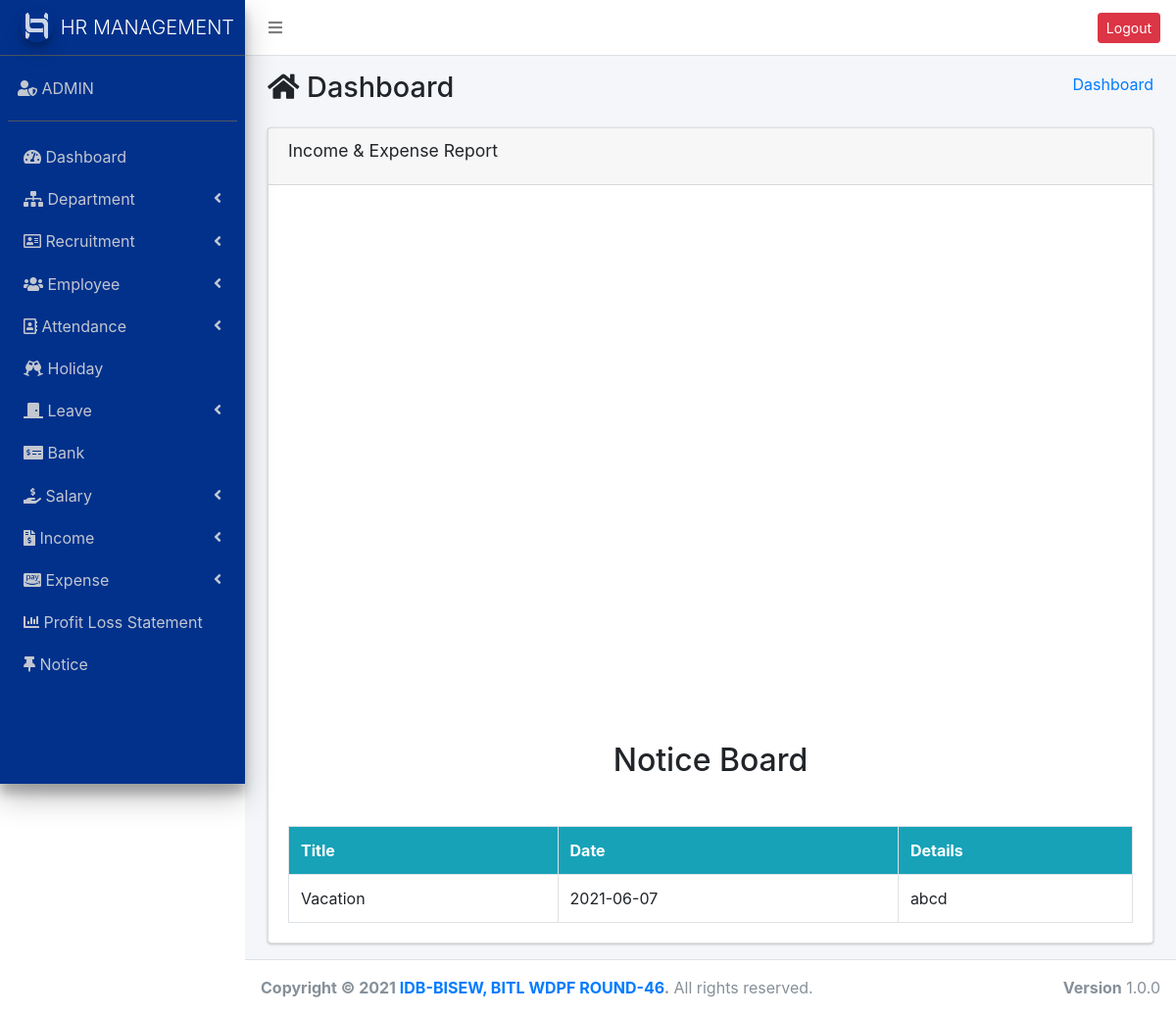
/dashboard.php (signed in), run on the app's committed database.
### tables this page shows
CREATE TABLE `notice` (
  `id` int(11) NOT NULL,
  `title` varchar(255) NOT NULL,
  `date` date NOT NULL,
  `details` text NOT NULL
);

### dashboard.php (the view, shortened to what this page needs)
<?php
require_once("header.php");
require_once("sidebar.php"); ?>
<section class="content-header">
  <div class="container-fluid">
    <div class="row mb-2">
      <div class="col-sm-6">
        <h1> <i class="fas fa-home"></i> Dashboard</h1>
      </div>
      <div class="col-sm-6">
        <ol class="breadcrumb float-sm-right">
          <li class="breadcrumb-item"><a href="#">Dashboard</a></li>
        </ol>
      </div>
    </div>
  </div>
</section>
<section class="content">
  <div class="container-fluid">
    <div class="row">
      <div class="col-md-12">
        <div class="card">
          <div class="card-header">
            <h2 class="card-title text-center">Income & Expense Report</h2>
          </div>
          <div class="card-body">
            <div id="chartdiv" class="pb-5"></div>
            <h2 class="text-center  my-5">Notice Board</h2>
            <table class="table table-bordered">
              <tr class="bg-info">
                <th>Title</th>
                <th>Date</th>
                <th>Details</th>
              </tr>
              <tr>
                <?php
                $db=$conn->query("SELECT * FROM `notice` ORDER BY date DESC LIMIT 4");
                while ($i = $db->fetch_assoc()) { ?>
                  <td><?php echo $i['title'] ?></td>
                  <td><?php echo $i['date'] ?></td>
                  <td><?php echo $i['details'] ?></td>
              </tr>
            <?php } ?>
            </table>
          </div>
        </div>
      </div>
    </div>
  </div>
</section>
<?php require("footer.php"); ?>

### dashboard.php (style rules this page uses)
#chartdiv { width: 100%; height: 500px; }

### data on the page
notice: title "Vacation", date "2021-06-07", details "abcd"
